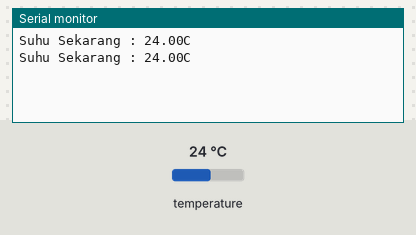
This sketch was run on a simulated Arduino Uno, built with avr-gcc and run on an emulated ATmega328P. Shown: the last lines printed to the serial monitor. The inputs (shaded band) are chosen by the test bench; at power-on: temperature 24 °C.

Above: at 4.3 s.
4.4 s: temperature set to 12 °C
At 7.5 s:
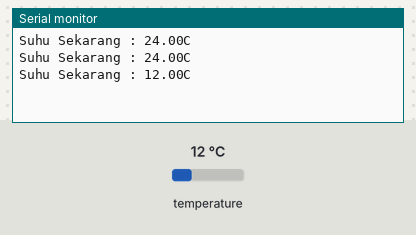
8.1 s: temperature set to 19 °C
At 9.5 s:
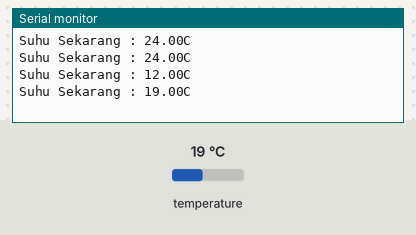
Timing chart, 0 to 11.1 s (numbered marks = the images above; inputs shaded):
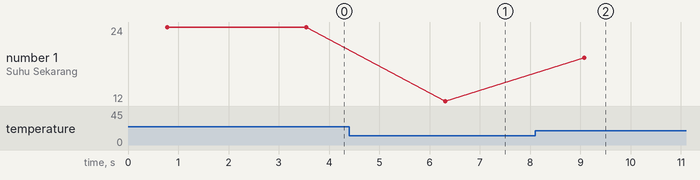

Measured:
- after the input at 4.4 s, the serial monitor: prints a new line after 1.9 s (image 1)
- after the input at 8.1 s, the serial monitor: prints a new line after 0.97 s (image 2)
- plotted number 1: 24 → 12 after the input at 4.4 s, 12 → 19 after the input at 8.1 s

The sketch:

TemperatureSensor.ino
```cpp
#include <DallasTemperature.h>
#include <OneWire.h>

#define SensorPin 3

OneWire oneWire(SensorPin);
DallasTemperature SensorSuhu(&oneWire);

float SuhuSekarang;

void setup() {
  Serial.begin(9600);
  SensorSuhu.begin();
}

void loop() {
  SuhuSekarang = AmbilSuhu();
  Serial.print("Suhu Sekarang : ");
  Serial.print(SuhuSekarang);
  Serial.println("C");
  delay(2000);

}

float AmbilSuhu() {
  SensorSuhu.requestTemperatures();
  float Suhu = SensorSuhu.getTempCByIndex(0);
  return Suhu;
}
```
